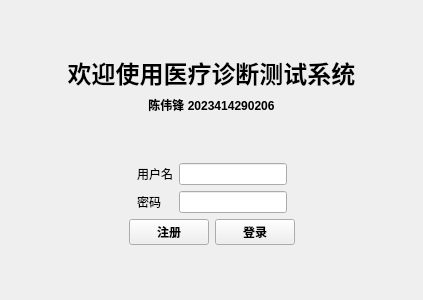
<?xml version="1.0" encoding="UTF-8"?>
<ui version="4.0">
 <class>LoginView</class>
 <widget class="QWidget" name="LoginView">
  <property name="geometry">
   <rect>
    <x>0</x>
    <y>0</y>
    <width>423</width>
    <height>300</height>
   </rect>
  </property>
  <property name="windowTitle">
   <string>登录</string>
  </property>
  <layout class="QGridLayout" name="gridLayout">
   <item row="0" column="0">
    <spacer name="verticalSpacer_3">
     <property name="orientation">
      <enum>Qt::Orientation::Vertical</enum>
     </property>
     <property name="sizeHint" stdset="0">
      <size>
       <width>20</width>
       <height>50</height>
      </size>
     </property>
    </spacer>
   </item>
   <item row="1" column="0">
    <layout class="QVBoxLayout" name="verticalLayout">
     <item>
      <widget class="QLabel" name="label">
       <property name="font">
        <font>
         <pointsize>18</pointsize>
         <bold>true</bold>
        </font>
       </property>
       <property name="text">
        <string>欢迎使用医疗诊断测试系统</string>
       </property>
       <property name="alignment">
        <set>Qt::AlignmentFlag::AlignCenter</set>
       </property>
      </widget>
     </item>
     <item>
      <widget class="QLabel" name="label_4">
       <property name="sizePolicy">
        <sizepolicy hsizetype="Preferred" vsizetype="Preferred">
         <horstretch>0</horstretch>
         <verstretch>0</verstretch>
        </sizepolicy>
       </property>
       <property name="font">
        <font>
         <bold>true</bold>
        </font>
       </property>
       <property name="text">
        <string>陈伟锋 2023414290206</string>
       </property>
       <property name="alignment">
        <set>Qt::AlignmentFlag::AlignCenter</set>
       </property>
      </widget>
     </item>
    </layout>
   </item>
   <item row="2" column="0">
    <spacer name="verticalSpacer_2">
     <property name="orientation">
      <enum>Qt::Orientation::Vertical</enum>
     </property>
     <property name="sizeHint" stdset="0">
      <size>
       <width>20</width>
       <height>50</height>
      </size>
     </property>
    </spacer>
   </item>
   <item row="3" column="0">
    <layout class="QHBoxLayout" name="horizontalLayout_2">
     <item>
      <spacer name="horizontalSpacer">
       <property name="orientation">
        <enum>Qt::Orientation::Horizontal</enum>
       </property>
       <property name="sizeHint" stdset="0">
        <size>
         <width>40</width>
         <height>20</height>
        </size>
       </property>
      </spacer>
     </item>
     <item>
      <layout class="QFormLayout" name="formLayout">
       <item row="0" column="0">
        <widget class="QLabel" name="label_2">
         <property name="text">
          <string>用户名</string>
         </property>
        </widget>
       </item>
       <item row="1" column="0">
        <widget class="QLabel" name="label_3">
         <property name="text">
          <string>密码</string>
         </property>
        </widget>
       </item>
       <item row="1" column="1">
        <widget class="QLineEdit" name="inputUserPassword">
         <property name="echoMode">
          <enum>QLineEdit::EchoMode::Password</enum>
         </property>
        </widget>
       </item>
       <item row="0" column="1">
        <widget class="QLineEdit" name="inputUserName"/>
       </item>
      </layout>
     </item>
     <item>
      <spacer name="horizontalSpacer_2">
       <property name="orientation">
        <enum>Qt::Orientation::Horizontal</enum>
       </property>
       <property name="sizeHint" stdset="0">
        <size>
         <width>40</width>
         <height>20</height>
        </size>
       </property>
      </spacer>
     </item>
    </layout>
   </item>
   <item row="4" column="0">
    <layout class="QHBoxLayout" name="horizontalLayout_3">
     <item>
      <spacer name="horizontalSpacer_3">
       <property name="orientation">
        <enum>Qt::Orientation::Horizontal</enum>
       </property>
       <property name="sizeHint" stdset="0">
        <size>
         <width>40</width>
         <height>20</height>
        </size>
       </property>
      </spacer>
     </item>
     <item>
      <layout class="QHBoxLayout" name="horizontalLayout">
       <item>
        <widget class="QPushButton" name="btSignup">
         <property name="font">
          <font>
           <bold>true</bold>
          </font>
         </property>
         <property name="text">
          <string>注册</string>
         </property>
        </widget>
       </item>
       <item>
        <widget class="QPushButton" name="btSignin">
         <property name="font">
          <font>
           <bold>true</bold>
          </font>
         </property>
         <property name="text">
          <string>登录</string>
         </property>
        </widget>
       </item>
      </layout>
     </item>
     <item>
      <spacer name="horizontalSpacer_4">
       <property name="orientation">
        <enum>Qt::Orientation::Horizontal</enum>
       </property>
       <property name="sizeHint" stdset="0">
        <size>
         <width>40</width>
         <height>20</height>
        </size>
       </property>
      </spacer>
     </item>
    </layout>
   </item>
   <item row="5" column="0">
    <spacer name="verticalSpacer">
     <property name="orientation">
      <enum>Qt::Orientation::Vertical</enum>
     </property>
     <property name="sizeHint" stdset="0">
      <size>
       <width>20</width>
       <height>50</height>
      </size>
     </property>
    </spacer>
   </item>
  </layout>
 </widget>
 <resources/>
 <connections/>
</ui>
